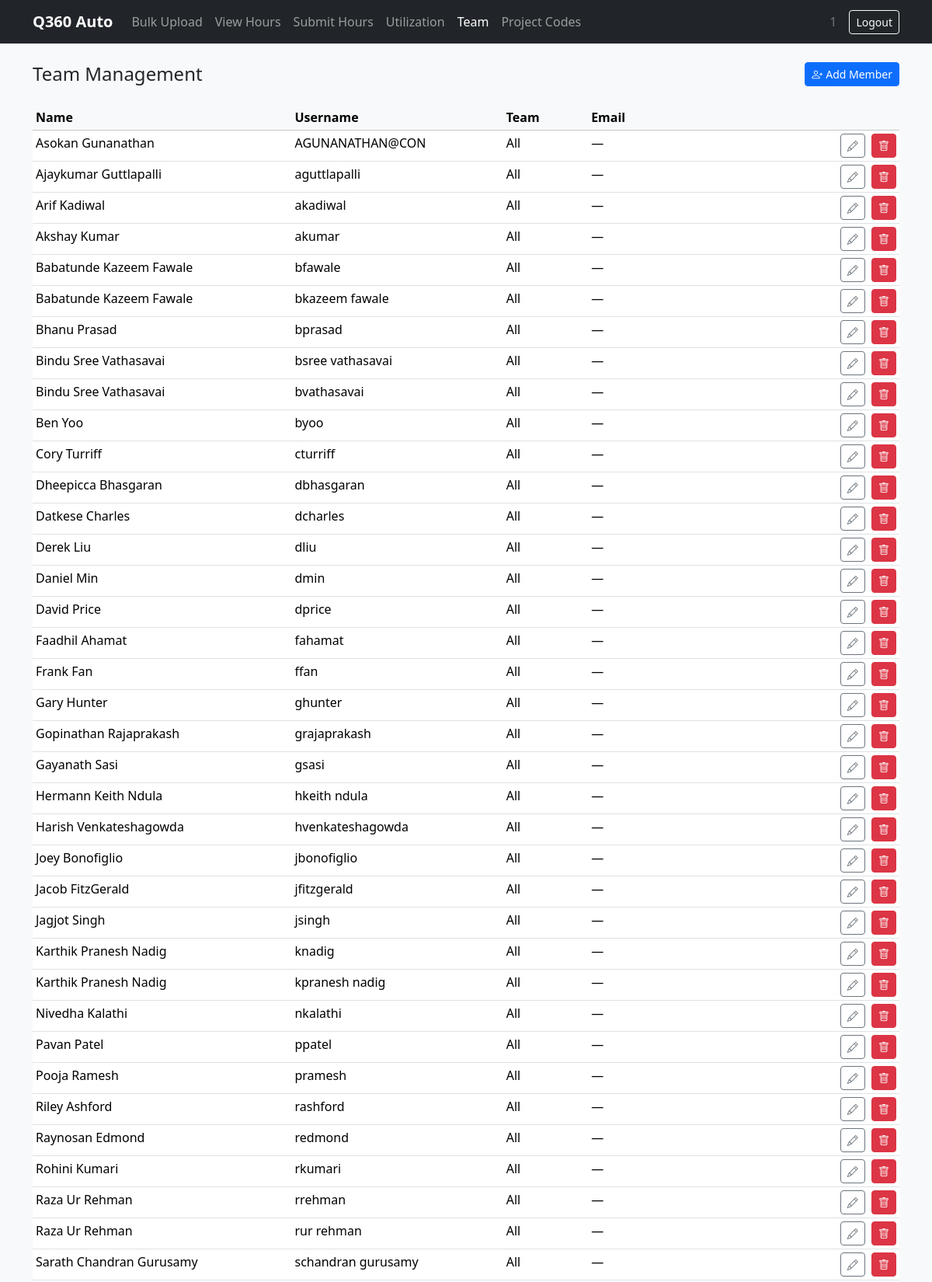
The app's page /admin/users (signed in, upper part) with its own data.
### tables this page shows
CREATE TABLE team_member (
    id       INTEGER PRIMARY KEY AUTOINCREMENT,
    username TEXT    NOT NULL UNIQUE,
    team     TEXT    NOT NULL,
    email    TEXT
, name TEXT NOT NULL DEFAULT '');

### app/routes/admin.py (the view)
@bp.route('/users')
@login_required
def users():
    db = get_db()
    members = db.execute('SELECT * FROM team_member ORDER BY team, username').fetchall()
    seen = set()
    for m in members:
        for t in m['team'].split(','):
            t = t.strip()
            if t:
                seen.add(t)
    teams = ['All'] + sorted(t for t in seen if t != 'All')
    return render_template('admin/users.html', members=members, teams=teams)

### app/db.py (called while the page is built)
def get_db():
    if 'db' not in g:
        g.db = sqlite3.connect(
            current_app.config['DATABASE'],
            detect_types=sqlite3.PARSE_DECLTYPES,
        )
        g.db.row_factory = sqlite3.Row
    return g.db

### app/routes/auth.py (called while the page is built)
def login_required(f):
    from functools import wraps
    @wraps(f)
    def decorated(*args, **kwargs):
        if not session.get('user_id'):
            return redirect(url_for('auth.login'))
        return f(*args, **kwargs)
    return decorated

### app/templates/admin/users.html (shortened to what this page needs)
{% extends "base.html" %}
{% block content %}
<div class="d-flex align-items-center justify-content-between mb-4">
  <h4 class="mb-0">Team Management</h4>
  <button class="btn btn-primary btn-sm" onclick="openAddMemberModal()">
    <i class="bi bi-person-plus me-1"></i>Add Member
  </button>
</div>
<div id="members-table">
  {% include 'admin/_members_table.html' %}
</div>
{% endblock %}

### app/templates/base.html (shortened to what this page needs)
<!doctype html>
<html lang="en">
<head>
  <link rel="stylesheet" href="https://cdn.jsdelivr.net/npm/bootstrap@5.3.3/dist/css/bootstrap.min.css">
  <link rel="stylesheet" href="https://cdn.jsdelivr.net/npm/bootstrap-icons@1.11.3/font/bootstrap-icons.css">
  <link rel="stylesheet" href="{{ url_for('static', filename='css/app.css') }}">
</head>
<body class="bg-light">
{% if session.get('user_id') %}
<nav class="navbar navbar-expand-lg navbar-dark bg-dark sticky-top">
  <div class="container">
    <a class="navbar-brand fw-bold" href="{{ url_for('hours.view') }}">Q360 Auto</a>
    <div class="collapse navbar-collapse" id="nav">
      <ul class="navbar-nav me-auto">
        <li class="nav-item">
          <a class="nav-link {% if request.endpoint == 'bulk.index' %}active{% endif %}"
             href="{{ url_for('bulk.index') }}">Bulk Upload</a>
        </li>
        <li class="nav-item">
          <a class="nav-link {% if request.endpoint == 'hours.view' %}active{% endif %}"
             href="{{ url_for('hours.view') }}">View Hours</a>
        </li>
        <li class="nav-item">
          <a class="nav-link {% if request.endpoint == 'hours.submit' %}active{% endif %}"
             href="{{ url_for('hours.submit') }}">Submit Hours</a>
        </li>
        <li class="nav-item">
          <a class="nav-link {% if request.endpoint == 'forecast.index' %}active{% endif %}"
             href="{{ url_for('forecast.index') }}">Utilization</a>
        </li>
        <li class="nav-item">
          <a class="nav-link {% if request.endpoint == 'admin.users' %}active{% endif %}"
             href="{{ url_for('admin.users') }}">Team</a>
        </li>
        <li class="nav-item">
          <a class="nav-link {% if request.endpoint == 'admin.projects' %}active{% endif %}"
             href="{{ url_for('admin.projects') }}">Project Codes</a>
        </li>
      </ul>
      <span class="navbar-text me-3 text-secondary">{{ session.user_id }}</span>
      <a class="btn btn-outline-light btn-sm" href="{{ url_for('auth.logout') }}">Logout</a>
    </div>
  </div>
</nav>
{% endif %}
<main class="container py-4">
  {% block content %}{% endblock %}
</main>
</body>
</html>

### app/templates/admin/_members_table.html (shortened to what this page needs)
<table class="table table-sm table-hover">
  <thead class="table-light">
    <tr><th>Name</th><th>Username</th><th>Team</th><th>Email</th><th></th></tr>
  </thead>
  <tbody>
    {% for m in members %}
    <tr>
      <td>{{ m.name or '—' }}</td>
      <td>{{ m.username }}</td>
      <td>{{ m.team }}</td>
      <td>{{ m.email or '—' }}</td>
      <td class="text-end" style="white-space:nowrap">
        <button class="btn btn-outline-secondary btn-sm me-1"
                onclick='openEditMemberModal({{ m.id }}, {{ m.username|tojson }}, {{ (m.name or "")|tojson }}, {{ m.team|tojson }}, {{ (m.email or "")|tojson }})'>
          <i class="bi bi-pencil"></i>
        </button>
        <button class="btn btn-danger btn-sm"
                hx-delete="{{ url_for('admin.delete_user', member_id=m.id) }}"
                hx-target="#members-table"
                hx-confirm="Remove {{ m.username }}?">
          <i class="bi bi-trash"></i>
        </button>
      </td>
    </tr>
    {% else %}
    <tr><td colspan="5" class="text-muted text-center">No members yet.</td></tr>
    {% endfor %}
  </tbody>
</table>

### records on screen
team_member: name "Asokan Gunanathan", username "AGUNANATHAN@CON", team "All", email "—"
team_member: name "Ajaykumar Guttlapalli", username "aguttlapalli", team "All", email "—"
team_member: name "Arif Kadiwal", username "akadiwal", team "All", email "—"
team_member: name "Akshay Kumar", username "akumar", team "All", email "—"
team_member: name "Babatunde Kazeem Fawale", username "bfawale", team "All", email "—"
team_member: name "Babatunde Kazeem Fawale", username "bkazeem fawale", team "All", email "—"
team_member: name "Bhanu Prasad", username "bprasad", team "All", email "—"
team_member: name "Bindu Sree Vathasavai", username "bsree vathasavai", team "All", email "—"
team_member: name "Bindu Sree Vathasavai", username "bvathasavai", team "All", email "—"
team_member: name "Ben Yoo", username "byoo", team "All", email "—"
team_member: name "Cory Turriff", username "cturriff", team "All", email "—"
team_member: name "Dheepicca Bhasgaran", username "dbhasgaran", team "All", email "—"
team_member: name "Datkese Charles", username "dcharles", team "All", email "—"
team_member: name "Derek Liu", username "dliu", team "All", email "—"
team_member: name "Daniel Min", username "dmin", team "All", email "—"
team_member: name "David Price", username "dprice", team "All", email "—"
team_member: name "Faadhil Ahamat", username "fahamat", team "All", email "—"
team_member: name "Frank Fan", username "ffan", team "All", email "—"
team_member: name "Gary Hunter", username "ghunter", team "All", email "—"
team_member: name "Gopinathan Rajaprakash", username "grajaprakash", team "All", email "—"
team_member: name "Gayanath Sasi", username "gsasi", team "All", email "—"
team_member: name "Hermann Keith Ndula", username "hkeith ndula", team "All", email "—"
team_member: name "Harish Venkateshagowda", username "hvenkateshagowda", team "All", email "—"
team_member: name "Joey Bonofiglio", username "jbonofiglio", team "All", email "—"
team_member: name "Jacob FitzGerald", username "jfitzgerald", team "All", email "—"
team_member: name "Jagjot Singh", username "jsingh", team "All", email "—"
team_member: name "Karthik Pranesh Nadig", username "knadig", team "All", email "—"
team_member: name "Karthik Pranesh Nadig", username "kpranesh nadig", team "All", email "—"
team_member: name "Nivedha Kalathi", username "nkalathi", team "All", email "—"
team_member: name "Pavan Patel", username "ppatel", team "All", email "—"
team_member: name "Pooja Ramesh", username "pramesh", team "All", email "—"
team_member: name "Riley Ashford", username "rashford", team "All", email "—"
team_member: name "Raynosan Edmond", username "redmond", team "All", email "—"
team_member: name "Rohini Kumari", username "rkumari", team "All", email "—"
team_member: name "Raza Ur Rehman", username "rrehman", team "All", email "—"
team_member: name "Raza Ur Rehman", username "rur rehman", team "All", email "—"
team_member: name "Sarath Chandran Gurusamy", username "schandran gurusamy", team "All", email "—"

### other values on screen
{{ session.user_id }} "1"
